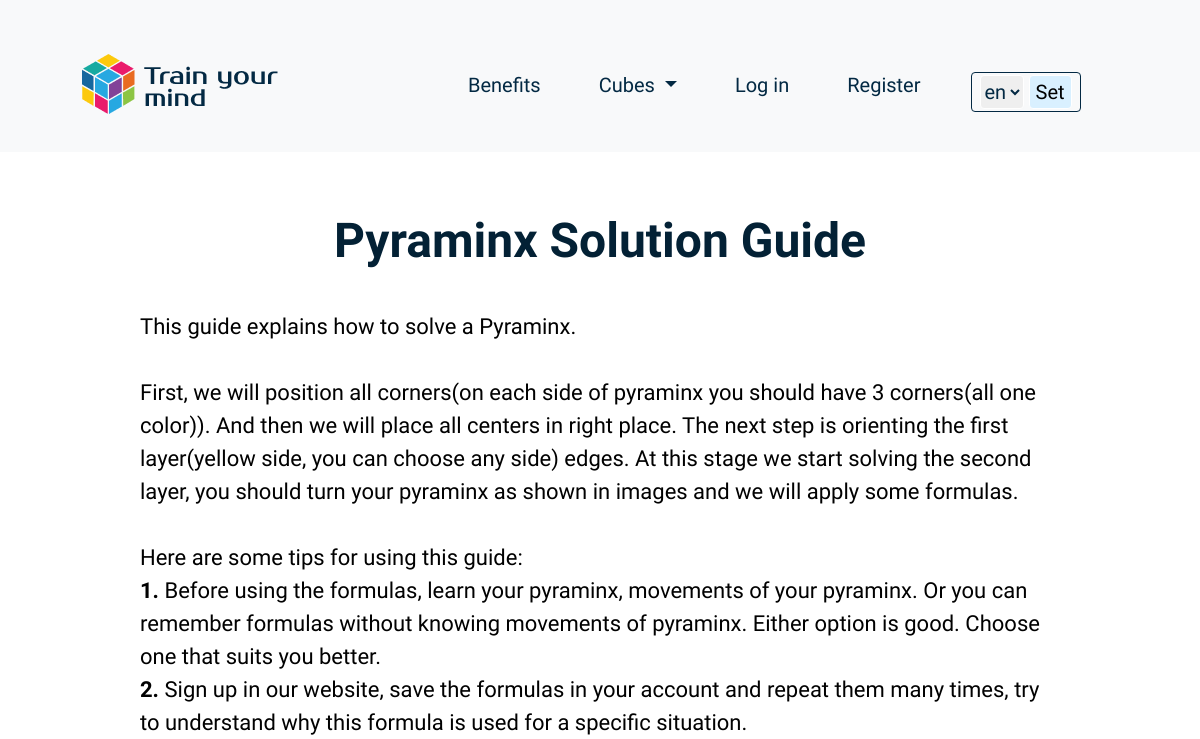
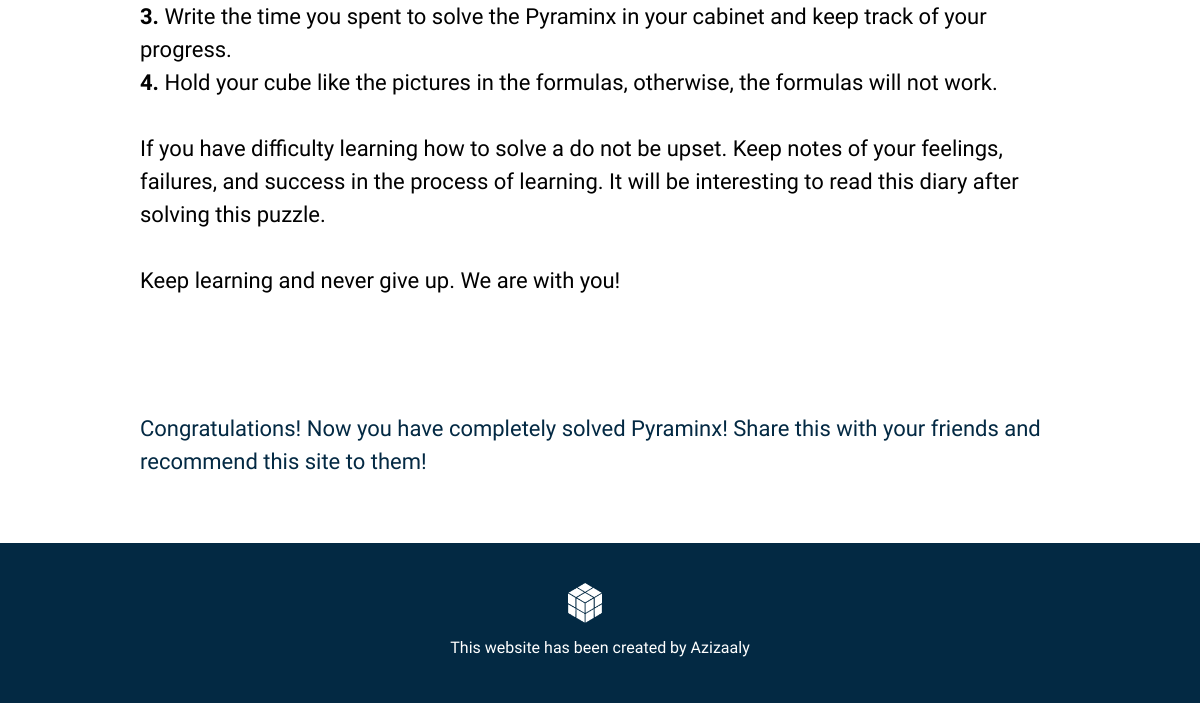
The app's page /cube/3/, older data (2 pictures, top to bottom).
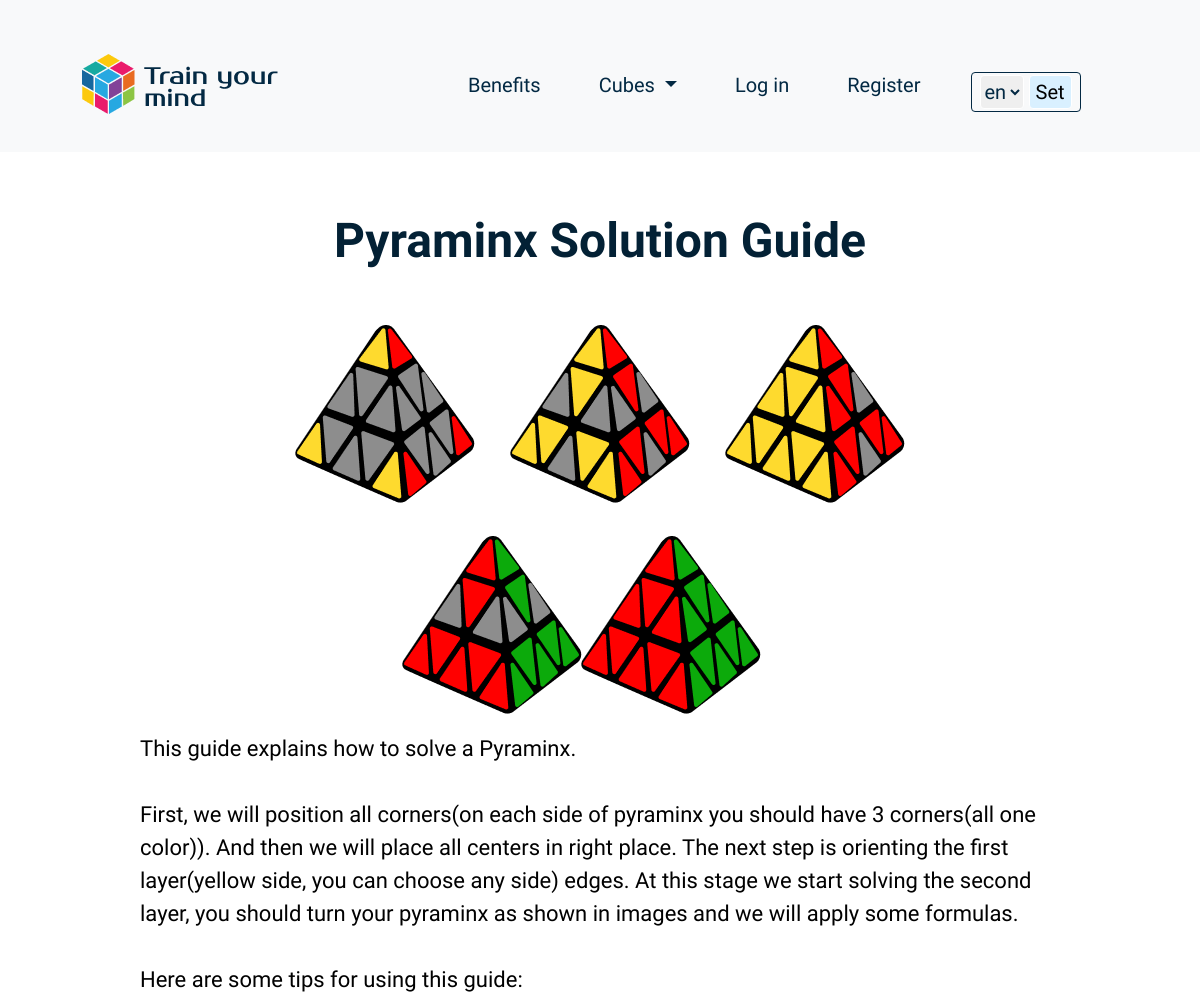
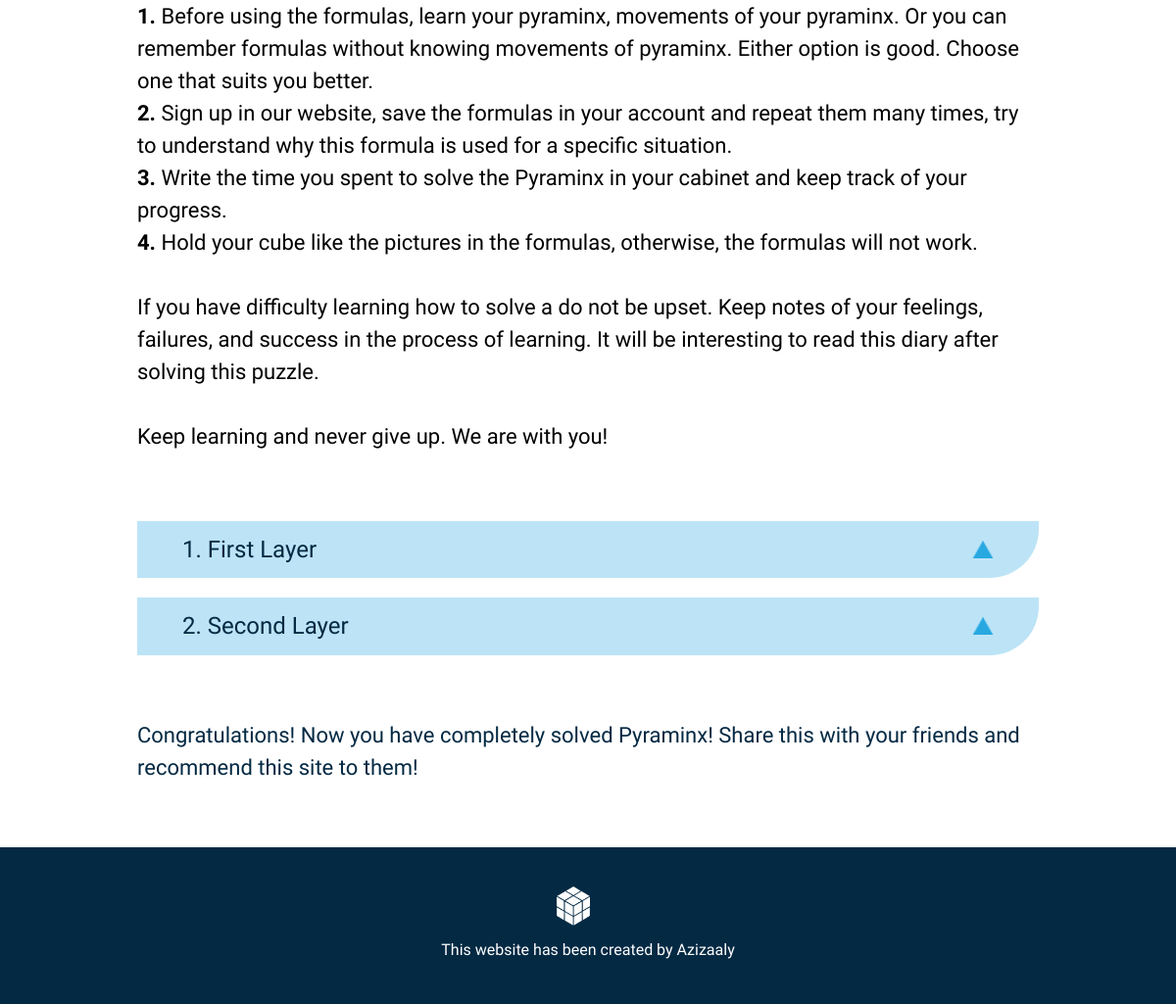
The same page, newer data (2 pictures, top to bottom).
### cubic/models.py (models this page shows, shortened)
class PyramidProcess(models.Model):
    img1 = models.ImageField(upload_to='pyramid')
    img2 = models.ImageField(upload_to='pyramid')
    img3 = models.ImageField(upload_to='pyramid')
    img4 = models.ImageField(upload_to='pyramid')
    img5 = models.ImageField(upload_to='pyramid')

class Steps(models.Model):
    cube = models.ForeignKey(Cubes, related_name="steps", on_delete=models.CASCADE)
    step_name_en = models.CharField(max_length=100)
    congra_text_en = models.TextField(null=True, blank=True)
    step_name_uz = models.CharField(max_length=100)
    congra_text_uz = models.TextField(null=True, blank=True)

### cubic/views.py (the view)
# urls.py: path("cube/<int:pk>/", views.CubeDetailView.as_view(), name="cube-detail"),
class CubeDetailView(DetailView):
    model = Cubes
    template_name = "cubic/cube.html"
    context_object_name = "cube"
    def get_context_data(self, *args, **kwargs):
        context = super(CubeDetailView, self).get_context_data(*args, **kwargs)
        cube = get_object_or_404(Cubes, id=self.kwargs['pk'])
        cubes = Cubes.objects.all()
        if cube.id == 1:
            process = RubicsCubeProcess.objects.first()
        if cube.id == 3:
            process = PyramidProcess.objects.first()
        if cube.id == 4:
            context["cubes"] = cubes
            context["cube"] = cube
            return context
        else:
            context["process"] = process
            context["cubes"] = cubes
            context["cube"] = cube
            return context

### cubic/templates/cubic/cube.html (shortened to what this page needs)
{% extends "cubic/layout.html" %}
{% load i18n %}
{% load static %}
{% block body %}
    <header class="header">
        <div class="container">
            <div class="row">
                <div class="col-lg-12">
                    <div class="process">
                        <h1>
                            {% get_current_language as LANGUAGE_CODE %}
                            {% if LANGUAGE_CODE == 'uz' %}
                                {{cube.name_uz}} bo`yicha qo`llanma
                            {% else %}
                                {{cube.name_en}} Solution Guide
                            {% endif %}
                        </h1>
                    </div>
                </div>
            </div>
            {% if cube.name_en == 'Pyraminx' %}
                <div class="row d-flex">
                    <div class="d-flex m-auto">
                        <div class="col-lg-4">
                            <img src="{{ process.img1.url }}" alt="" class="process__img">
                        </div>
                        <div class="col-lg-4">
                            <img src="{{ process.img2.url }}" alt="" class="process__img">
                        </div>
                        <div class="col-lg-4">
                            <img src="{{ process.img3.url }}" alt="" class="process__img">
                        </div>
                    </div>
                </div>
                <div class="row d-flex">
                    <div class="d-flex m-auto">
                        <div class="col-lg-5">
                            <img src="{{ process.img4.url }}" alt="" class="process__img">
                        </div>
                        <div class="col-lg-5">
                            <img src="{{ process.img5.url }}" alt="" class="process__img">
                        </div>
                    </div>
                </div>
                {% endif %}
            </div>
    </header>
    <section class="explanation">
        <div class="container">
            <div class="row">
                <div class="col-lg-10 m-auto">
                    <p class="explanation__text">
                        {% if LANGUAGE_CODE == 'uz' %}
                            {{cube.text_uz | safe}}
                        {% else %}
                            {{cube.text_en|safe }}
                        {% endif %}
                    </p>
                </div>
            </div>
        </div>
    </section>
    <section class="steps">
        <div class="container">
            <div class="row">
                {% if cube.steps %}
                {% for main_step in cube.steps.all %}
                    <div class="col-lg-10 col-10 m-auto">
                        <a class="step-title" href="{% url 'step-detail' main_step.id %}">
                            <div class="step__box d-flex">
                                <h4 class="step__box__name">
                                    {% if LANGUAGE_CODE == 'uz' %}
                                        {{main_step.step_name_uz}}
                                    {% else %}
                                        {{main_step.step_name_en}}
                                    {% endif %}
                                </h4>
                                <img class="ml-auto" src="{% static 'cubic/img/down.png' %}" alt="vector">
                            </div>
                        </a>
                    </div>
                {% endfor %}
                {% endif %}
            </div>
        </div>
    </section>
    <section class="congratulations">
        <div class="container">
            <div class="row">
                <div class="col-lg-10 m-auto">
                    <p class="congra__text">
                        {% if LANGUAGE_CODE == 'uz' %}
                            {{cube.congra_text_uz}}
                        {% else %}
                            {{cube.congra_text_en}}
                        {% endif %}
                    </p>
                </div>
            </div>
        </div>
    </section>
{% endblock %}

Row changes from the older to the newer data that the page shows:
added PyramidProcess: img1 (picture), img2 (picture), img3 (picture), img4 (picture), img5 (picture)
added Steps: step_name_en "1. First Layer"
added Steps: step_name_en "2. Second Layer"
